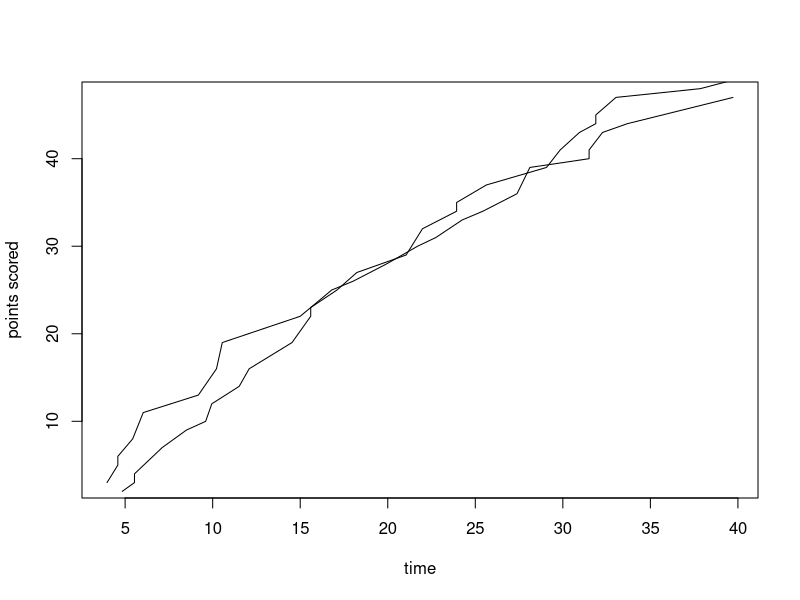

The R source for this figure:
#### Exercise 8 - Using control structures in R
### Problem 1 - generate a plot using score-by-score information from "UWvMSU_1-22-13.txt"

## Load data file
scoreInfo<-read.delim("UWvMSU_1-22-13.txt")

## Separate score-by-score data by school
UWscores<-scoreInfo[scoreInfo$team=='UW',]
MSUscores<-scoreInfo[scoreInfo$team=='MSU',]

## Generate a matrix or dataframe with cumulative score for each team whenever either team scores
# Write for loops to sum cumulative scores for each team when they score
cumScoreUW<-numeric(length(UWscores$score))
for(i in 1:length(UWscores$score)){
  cumScoreUW[i]<-sum(UWscores$score[1:i])
}

cumScoreMSU<-numeric(length(MSUscores$score))
for(i in 1:length(MSUscores$score)){
  cumScoreMSU[i]<-sum(MSUscores$score[1:i])
}

## Plot cumulative score for each team as a function of time
x1<-UWscores$time
x2<-MSUscores$time
y1<-cumScoreUW
y2<-cumScoreMSU

plot(x1,y1,type='l',xlab='time',ylab='points scored')
lines(x2,y2)


### Problem 2 - "guess my number game"
## Generate random number between 1 and 100
randomnumber<-sample(1:100,1)
## Allow 10 guesses 
# Write a for loop to loop through guesses with the outputs 'higher', 'lower', or 'correct'.
for (i in 1:10) {
  userGuess<-readline(prompt="Enter guess between 1 and 100: ")
 if (userGuess < randomnumber){
   print("Higher...")
 } else if (userGuess > randomnumber){
   print("Lower...")
 } else {
   print ("Correct!!")
 }
}
